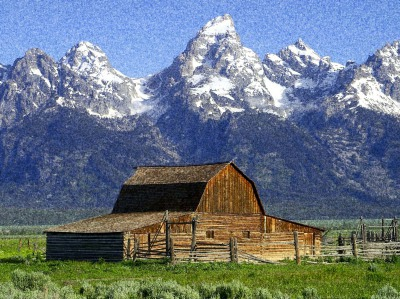
//> input picture exercise2_2/barn_noisy.jpg, 400 x 299 px, given in place of the camera; the run also reads 1 picture not shown here
$ ./main   (built with g++ and OpenCV 4)
//> lines starting //> are read from the running program, lines starting //| are printed output that depends on the picture
#include <iostream>
#include <opencv2/opencv.hpp>

using namespace cv;

Mat takeSnapshot(void) {
    Mat image;
    VideoCapture cap(0);

    cap >> image;
//> image is the input picture: 299 rows x 400 cols, CV_8UC3; mean B, G, R 130.4, 117.6, 105.2

    return image;
}

Mat addGuassNoise(Mat image) {
    // Create local structures
    Mat Gnoise = image.clone();
    Mat channels[3];
    Mat Gresult;

    // Split image into channels
    split(Gnoise, channels);

    // Add noise to each channel
    randn(channels[0], 128, 30);
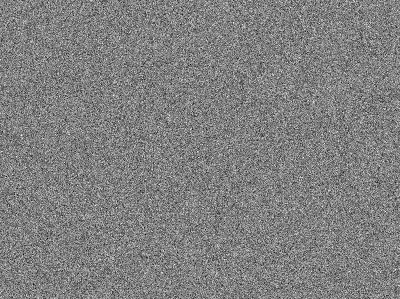
//> channels[0]: 299 rows x 400 cols, CV_8UC1; min 0, max 255, mean 128
    randn(channels[1], 128, 30);
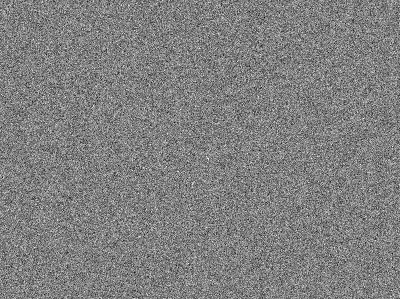
//> channels[1]: 299 rows x 400 cols, CV_8UC1; min 0, max 254, mean 128
    randn(channels[2], 128, 30);
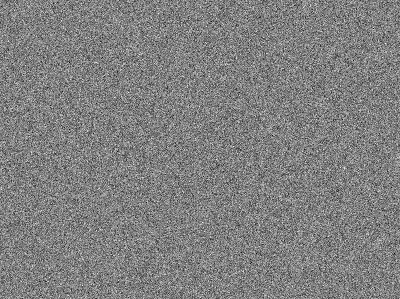
//> channels[2]: 299 rows x 400 cols, CV_8UC1; min 0, max 255, mean 128

    // Merge channels back into image
    merge(channels, 3, Gnoise);
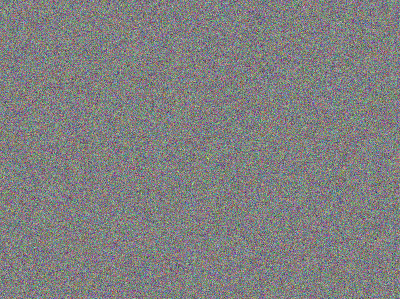
//> Gnoise: 299 rows x 400 cols, CV_8UC3; mean B, G, R 128, 128, 128
    Gresult = image + Gnoise - 128;
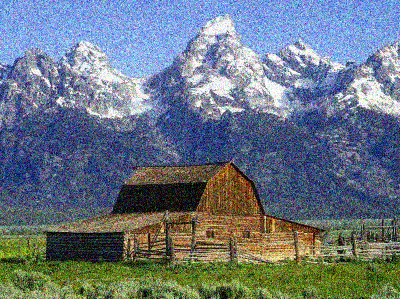
//> Gresult: 299 rows x 400 cols, CV_8UC3; mean B, G, R 130, 117.5, 105.3

    return Gresult;
}

Mat addSaltPepperNoise(Mat image) {
    // Create local structures
    Mat SPnoise = Mat::zeros(image.rows, image.cols, CV_8U);
    randu(SPnoise, 0, 255);

    Mat salt = SPnoise > 225;
    Mat pepper = SPnoise < 30;

    Mat SPresult = image.clone();
    SPresult.setTo(255, salt);
    SPresult.setTo(0, pepper);

    return SPresult;
}

int main( int argc, char** argv ) {

    std::cout << "Exercise 2_2, OpenCV version: " << CV_VERSION << std::endl;

    // Take a snapshot from the camera and show in window
    Mat image = takeSnapshot();
    imshow("Original image", image);

    // Add Guassian noise to snapshot and show in window
    Mat Gnoise = addGuassNoise(image);
    imshow("Gaussian noise", Gnoise);

    // Add some salt and pepper noise to snapshot and show in window
    Mat SPnoise = addSaltPepperNoise(image);
    imshow("Salt and pepper noise", SPnoise);

    // Wait until user press some key, then close all windows
    waitKey(0);
    destroyAllWindows();

    // Show the original noisy barn image
    Mat barn = imread("../barn_noisy.jpg", IMREAD_COLOR);
    imshow("Original barn image", barn);

    // Blur the image with a 5x5 gaussian blur
    Mat barn_blur;
    cv::GaussianBlur(barn, barn_blur, Size(5, 5), 0, 0);
    imshow("Barn image with 5x5 gaussian blur", barn_blur);

    // Blur the image with a Laplacian filter
    Mat barn_laplace;
    Mat barn_laplace_result;
    cv::Laplacian(barn, barn_laplace, CV_8U, 3);
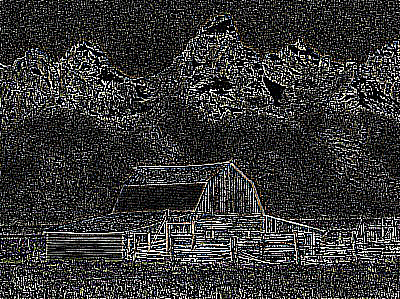
//> barn_laplace: 299 rows x 400 cols, CV_8UC3; mean B, G, R 53.3, 53.8, 53.9
    barn_laplace_result = barn - barn_laplace;
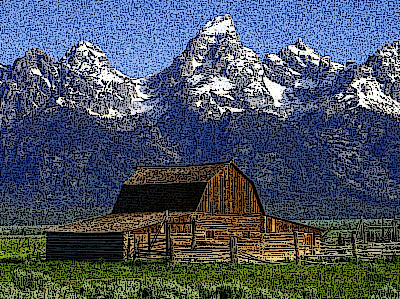
//> barn_laplace_result: 299 rows x 400 cols, CV_8UC3; mean B, G, R 99, 84.7, 74.2
    imshow("Barn image with Laplacian filter", barn_laplace_result);

    // Blur the image with a median filter
    Mat barn_median;
    cv::medianBlur(barn, barn_median, 3);
    imshow("Barn image with median filter", barn_median);

    // Wait until user press some key, then close all windows
    waitKey(0);
    destroyAllWindows();

    // Add Guassian noise to barn image and show in window

    return 0;
}
